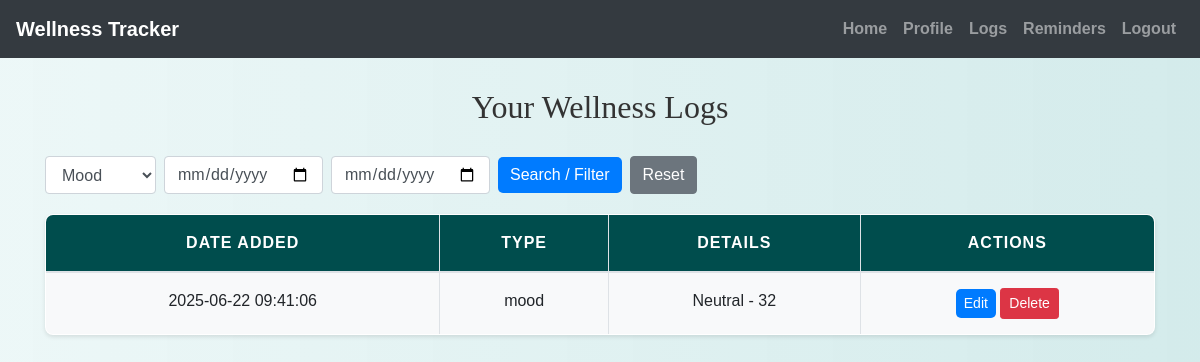
The page /view_logs.php?log_type=mood (signed in) on the database its author committed.
### tables this page shows
CREATE TABLE `logs` (
  `id` int(11) NOT NULL,
  `user_id` int(11) NOT NULL,
  `log_type` enum('water','exercise','sleep','mood') NOT NULL,
  `amount` int(11) DEFAULT NULL,
  `details` varchar(100) DEFAULT NULL,
  `duration` int(11) DEFAULT NULL,
  `start_time` time DEFAULT NULL,
  `end_time` time DEFAULT NULL,
  `notes` text DEFAULT NULL,
  `date_added` datetime DEFAULT current_timestamp()
);

### view_logs.php (the view, shortened to what this page needs)
<?php
include('config.php');
$user_id = $_SESSION["id"];
$where = "WHERE user_id = ?";
$params = [$user_id];
$types = "i";
if (!empty($_GET['log_type'])) {
    $where .= " AND log_type = ?";
    $params[] = $_GET['log_type'];
    $types .= "s";
}
$sql = "SELECT id, log_type, amount, details, duration, start_time, end_time, notes, date_added FROM logs $where ORDER BY date_added DESC";
$stmt = $conn->prepare($sql);
$stmt->bind_param($types, ...$params);
$stmt->execute();
$result = $stmt->get_result();
?>
<!DOCTYPE html>
<html lang="en">
<head>
    <link rel="stylesheet" href="https://maxcdn.bootstrapcdn.com/bootstrap/4.5.2/css/bootstrap.min.css" />
    <link rel="stylesheet" href="./css/style.css" />
</head>
<body>
<?php include('navbar.php'); ?>
<div class="container mt-4">
    <h2>Your Wellness Logs</h2>
    <form method="GET" class="form-inline mb-3">
        <select name="log_type" class="form-control mr-2">
            <option value="mood" <?php if ($_GET['log_type'] ?? '' == 'mood') echo 'selected'; ?>>Mood</option>
        </select>
        <input type="date" name="from_date" class="form-control mr-2" value="<?php echo htmlspecialchars($_GET['from_date'] ?? ''); ?>">
        <input type="date" name="to_date" class="form-control mr-2" value="<?php echo htmlspecialchars($_GET['to_date'] ?? ''); ?>">
        <button type="submit" class="btn btn-primary">Search / Filter</button>
        <a href="view_logs.php" class="btn btn-secondary ml-2">Reset</a>
    </form>
    <table class="table table-bordered">
        <thead>
            <tr>
                <th>Date Added</th>
                <th>Type</th>
                <th>Details</th>
                <th>Actions</th>
            </tr>
        </thead>
        <tbody>
            <?php while ($row = $result->fetch_assoc()): ?>
            <tr>
                <td><?php echo htmlspecialchars($row['date_added']); ?></td>
                <td><?php echo htmlspecialchars($row['log_type']); ?></td>
                <td>
                    <?php
                    switch ($row['log_type']) {
                        case 'mood':
                            echo "{$row['details']} - " . htmlspecialchars($row['notes']);
                            break;
                    }
                    ?>
                </td>
                <td>
                    <a href="edit_log.php?id=<?php echo $row['id']; ?>" class="btn btn-sm btn-primary">Edit</a>
                    <a href="view_logs.php?delete_id=<?php echo $row['id']; ?>" class="btn btn-sm btn-danger" onclick="return confirm('Delete this log?');">Delete</a>
                </td>
            </tr>
            <?php endwhile; ?>
        </tbody>
    </table>
</div>
</body>
</html>

### css/style.css (style rules this page uses)
body { background: linear-gradient(90deg, rgba(233, 246, 246, 0.831), rgba(207, 233, 233, 0.9)); font-family: 'Arial', sans-serif; color: #333; line-height: 1.6; }
h1, h2, h3, h4 { text-align: center; margin-top: 30px; margin-bottom: 30px; font-family: 'Georgia', serif; }
.container { margin-bottom: 40px; }
.table { width: 100%; border-collapse: collapse; margin-top: 20px; font-size: 16px; background-color: #ffffff; border-radius: 8px; overflow: hidden; box-shadow: 0 2px 4px rgba(0, 0, 0, 0.1); }
.table th, .table td { padding: 15px; border: 1px solid #dee2e6; text-align: center; }
.table thead th { background-color: #004d4d; color: white; font-weight: bold; text-transform: uppercase; letter-spacing: 1px; }
.table tbody tr:nth-child(odd) { background-color: #f8f9fa; }
.btn-primary { color: #fff; border: none; border-radius: 5px; cursor: pointer; transition: background-color 0.3s ease; }
a { color: #006666; text-decoration: none; font-weight: bold; }

### rows shown on the page
logs: date_added "2025-06-22 09:41:06", log_type "mood", details "Neutral", notes "32"
